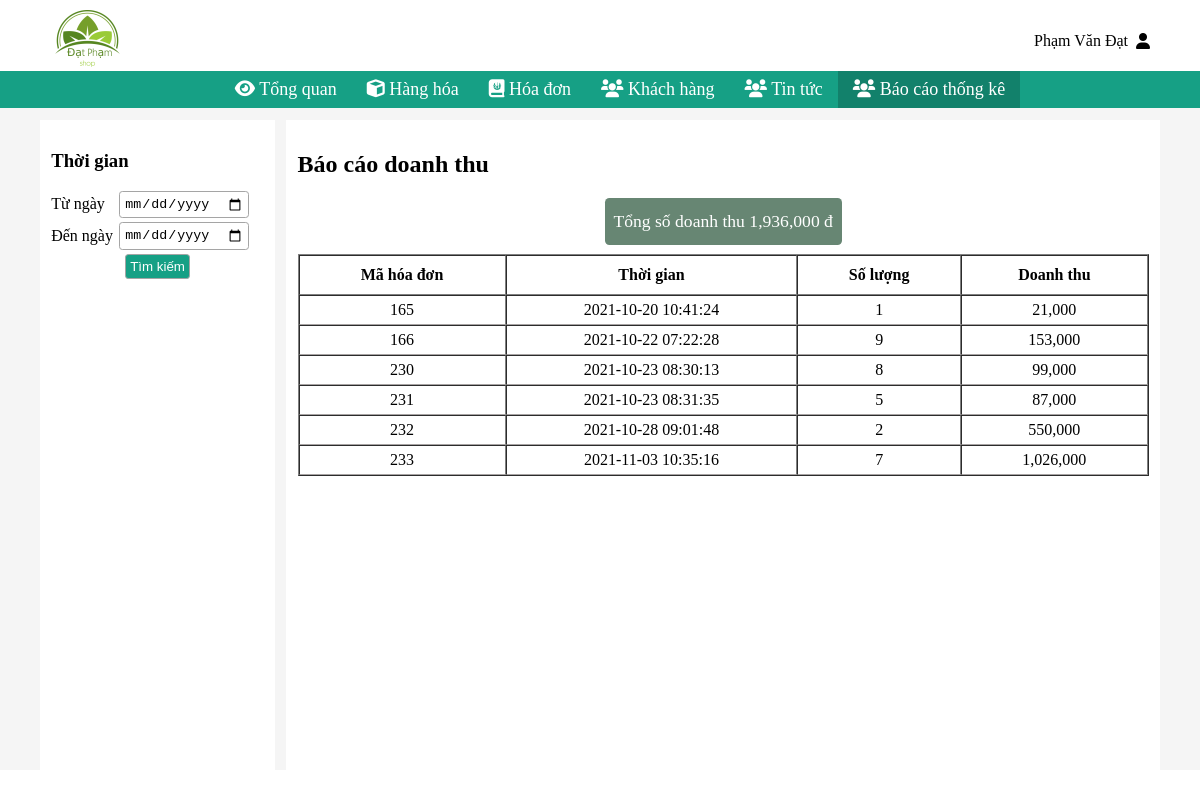
Screenshot of /admin/report_bills.php (signed in) with the database file from the repository.
### tables this page shows
CREATE TABLE `users` (
  `id_user` int(11) NOT NULL,
  `name_user` varchar(255) NOT NULL,
  `phone_user` char(15) NOT NULL,
  `date_birth_user` date NOT NULL,
  `address_user` varchar(255) NOT NULL,
  `email_user` varchar(255) NOT NULL,
  `nickname` char(255) NOT NULL,
  `password` char(255) NOT NULL,
  `role_id` int(11) NOT NULL
);

CREATE TABLE `bills` (
  `bill_id` int(11) NOT NULL,
  `user_id` int(11) NOT NULL,
  `money` int(11) NOT NULL,
  `created_at` datetime NOT NULL
);

### handler_database.php (called while the page is built, shortened)
<?php
class handler_database{
   private $__conn;
    public function connect_DB(){
        if(!$this->__conn){
            $this->__conn = mysqli_connect("localhost","root","","datpham_shop");
            mysqli_query($this->__conn, "SET character_set_results = 'utf8', character_set_client = 'utf8',
            character_set_database = 'utf8', character_set_server = 'utf8'");
        }
    }
    public function get_list($sql){
        $result = mysqli_query($this->__conn,$sql);
        if( $result->num_rows >0 ){
            $return = array();
            while($row = $result->fetch_assoc() ){
                $return[] = $row;
            }
            return $return;
        }
    }
}
?>

### admin/report_bills.php (the view, shortened to what this page needs)
<?php
require_once '../handler_database.php';
$admin_header = new handler_database();
$admin_name = $admin_header->get_list('select * from users');
foreach ($admin_name as $v) {
    if ($v['id_user'] == $_SESSION['user_admin_id']) {
        $name = $v['name_user'];
    }
}
?>
<!doctype html>
<html lang="en">
<head>
    <link rel="stylesheet" href="https://cdnjs.cloudflare.com/ajax/libs/font-awesome/6.0.0-beta2/css/all.min.css"
/>
    <link rel="stylesheet" href="../css/style_admin.css">
</head>
<body>
<div class="header">
    <div class="header__top">
        <div class="container">
            <div class="header__top--left">
                <img src="../image/logo.png" alt="">
            </div>
            <div class="header__top--right">
                <a href="#" disabled="disabled">
                    <p><?php echo $name; ?></p>
                    <i class="fas fa-user"></i>
                </a>
            </div>
        </div>
    </div>
    <div class="header__center">
        <div class="container">
            <ul>
                <li>
                    <a href="index.php">
                        <i class="fas fa-eye"></i>
                        <span>Tổng quan</span>
                    </a>
                </li>
                <li class="menu">
                    <a disabled="disabled">
                        <i class="fas fa-cube"></i>
                        <span>Hàng hóa</span>
                    </a>
                </li>
                <li>
                    <a href="bills.php">
                        <i class="fas fa-journal-whills"></i>
                        <span>Hóa đơn</span>
                    </a>
                </li>
                <li>
                    <a href="users.php">
                        <i class="fas fa-users"></i>
                        <span>Khách hàng</span>
                    </a>
                </li>
                <li>
                    <a href="news.php">
                        <i class="fas fa-users"></i>
                        <span>Tin tức</span>
                    </a>
                </li>
                <li class="menu">
                    <a disabled="disabled" class="selected_nav">
                        <i class="fas fa-users"></i>
                        <span>Báo cáo thống kê</span>
                    </a>
                </li>
            </ul>
        </div>
    </div>
</div>
<div class="main__report-bills">
    <div class="container">
        <div class="main__report-bills__left">
            <form action="report_bills.php" method="post">
                <div>
                    <h3>Thời gian</h3>
                </div>
                <div>
                    <span>Từ ngày</span>
                    <input type="date" name="day_one"
                           value="<?php echo isset($_POST['day_one']) ? $_POST['day_one'] : "" ?>">
                </div>
                <div>
                    <span>Đến ngày</span>
                    <input type="date" name="day_two"
                           value="<?php echo isset($_POST['day_two']) ? $_POST['day_two'] : "" ?>">
                </div>
                <div>
                    <input type="submit" name="search_time" value="Tìm kiếm">
                </div>
            </form>
        </div>
        <div class="main__report-bills__right">
            <div>
                <h2>Báo cáo doanh thu</h2>
            </div>
            <div class="main__report-bills__right--full">
                <table border="1" cellpadding="5" cellspacing="0">
                    <thead>
                    <tr>
                        <th>Mã hóa đơn</th>
                        <th>Thời gian</th>
                        <th>Số lượng</th>
                        <th>Doanh thu</th>
                    </tr>
                    </thead>
                    <tbody>
                    <?php
                    if (isset($_POST['search_time'])) {
                        if (empty($_POST['day_one']) && empty($_POST['day_two'])) {
                            $sql = 'select  bills.bill_id,bills.created_at,sum(bills_products.bill_product_amount),bills.money from bills inner join bills_products on bills_products.bill_id = bills.bill_id';
                        } else {
                            if (!empty($_POST['day_one']) && !empty($_POST['day_two'])) {
                                if ($_POST['day_one'] > $_POST['day_two']) {
                                    echo("<script>alert('Kiểm tra lại ngày nhập và ngày xuất.')</script>");
                                    $sql = 'select bills.bill_id,bills.created_at,sum(bills_products.bill_product_amount),bills.money from bills inner join bills_products on bills_products.bill_id = bills.bill_id';
                                } else {
                                    $sql = 'select bills.bill_id,bills.created_at,sum(bills_products.bill_product_amount),bills.money from bills inner join bills_products on bills_products.bill_id = bills.bill_id where bills.created_at BETWEEN \'' . $_POST['day_one'] . ' 0:0:0\' AND \'' . $_POST['day_two'] . ' 0:0:0\'';
                                }
                            } else {
                                if (empty($_POST['day_one'])) {
                                    $sql = 'select bills.bill_id,bills.created_at,sum(bills_products.bill_product_amount),bills.money from bills inner join bills_products on bills_products.bill_id = bills.bill_id where bills.created_at <= \''. $_POST['day_two'] .' 12:59:59\'';
                                }
                                if (empty($_POST['day_two'])) {
                                    $sql = 'select bills.bill_id,bills.created_at,sum(bills_products.bill_product_amount),bills.money from bills inner join bills_products on bills_products.bill_id = bills.bill_id where bills.created_at >= \''. $_POST['day_one'] .' 12:59:59\'';
                                }
                            }
                        }
                    } else
                        $sql = 'select bills.bill_id,bills.created_at,sum(bills_products.bill_product_amount),bills.money from bills inner join bills_products on bills_products.bill_id = bills.bill_id';
                    $sql .= ' GROUP by bills.bill_id,bills.created_at,bills.money order by bill_id ASC ';
                    $new = new handler_database();
                    $result = $new->get_list($sql);
                    $sum = 0;
                    if ($result) {
                        foreach ($result as $value) {
                            echo "<tr>
                                        <td>" . $value['bill_id'] . "</td>
                                        <td>" . $value['created_at'] . "</td>
                                        <td>" . $value['sum(bills_products.bill_product_amount)'] . "</td>
                                        <td>" . number_format($value['money'], 0, ',', ',') . "</td>
                                    </tr>";
                            $sum += $value['money'];
                        }
                    } else echo "<tr>
                                        <td colspan='4'>Không tìm thấy kết quả</td>
                                    </tr>";
                    echo "<div class='info_report_bills'>
                        <div>
                            <span>Tổng số doanh thu</span>
                            <span>" . number_format($sum, 0, ',', ',') . " đ</span>
                        </div></div>";
                    ?>
                    </tbody>
                </table>
            </div>
        </div>
    </div>
</div>
</body>
</html>

### css/style_admin.css (style rules this page uses)
body { padding: 0; margin: 0; position: relative; }
.container { margin: 0; padding: 0 40px; }
.header>.header__top>.container { display: flex; justify-content: space-between; align-items: center; padding: 10px 40px 0 40px; }
.header>.header__top>.container>.header__top--left>img { width: 50%; }
.header__center>.container>ul { display: flex; justify-content: center; list-style: none; margin: 0; }
.header__center>.container>ul>li a { text-decoration: none; padding: 8px 15px; display: inline-block; color:white; cursor: pointer; }
.header__center>.container>ul>li { position: relative; }
.header__center>.container { background: #16A085; }
.header__center>.container>ul>li>a { color: white; }
.header__center { font-size: 18px; }
.header__top--right { display: flex; align-items: center; justify-content: space-between; position: relative; }
.main__products--right__center>table tr>th, tr:not(-last-child)>td, .main__priceProducts--right__center>table tr>th, tr:not(-last-child)>td { border-bottom: 1px solid #a7a3a3; }
.main__products--right__center>table td, th, .main__priceProducts--right__center>table td, th { padding: 10px; }
.main__priceProducts--right__center>table tr>th, tr:not(-last-child)>td { text-align: start; }
.header__top--right>a { display: flex; align-items: center; text-decoration: none; color: black; padding: 10px; }
.header__top--right>a>i { margin-left: 8px; }
.header__top--right>a>p { margin: 0; }
.header__top--right>ul>li,.header__top--right { transition:0.8s all ease; }
.selected_nav { background: #12816B; }
.main__report-bills>.container { display: flex; justify-content: start; flex: 1; background: whitesmoke; min-height: 650px; padding-top :1%; }
.main__report-bills>.container>.main__report-bills__left { flex:0.2; background:white; padding:1%; }
.main__report-bills>.container>.main__report-bills__left>form>div:not(:first-child) { display: flex; align-items: center; justify-content: start; margin:2% 0; }
.main__report-bills>.container>.main__report-bills__left>form>div>span { width: 32%; }
.main__report-bills>.container>.main__report-bills__left>form>div:last-child { justify-content: center; }
.main__report-bills>.container>.main__report-bills__left>form>div:last-child>input { border: none; padding: 2% 4%; border-radius: 4px; background: #16A085; color: white; transition: 0.5s all ease; }
.main__report-bills>.container>.main__report-bills__right { flex: 0.8; margin-left: 1%; box-sizing: border-box; background: white; padding: 1%; }
.main__report-bills__right--full>table { width: 100%; }
.main__report-bills__right--full>table tr td { text-align: center; }
.main__report-bills__right--full>table tbody>tr { transition: 0.5s all ease; }
.main__report-bills>.container>.main__report-bills__left>form>div:not(:first-child)>input { outline: none; border: 0.1em solid #a5a5a5; border-radius: 0.25em; padding: 0.3em; }
.main__report-bills__right--full>.info_report_bills>div { padding: 0.75em 0.5em; background: #386047c2 ;margin-bottom: 0.5em; font-size: 1.1em; color: white; flex-direction: column; display: inline-block; border-radius: 0.25em; text-align: center; }
.main__report-bills__right--full>.info_report_bills { text-align: center; }

### rows the page displays
users: name_user "Phạm Văn Đạt"
bills: bill_id "165", created_at "2021-10-20 10:41:24", sum "1", money "21,000"
bills: bill_id "166", created_at "2021-10-22 07:22:28", sum "9", money "153,000"
bills: bill_id "230", created_at "2021-10-23 08:30:13", sum "8", money "99,000"
bills: bill_id "231", created_at "2021-10-23 08:31:35", sum "5", money "87,000"
bills: bill_id "232", created_at "2021-10-28 09:01:48", sum "2", money "550,000"
bills: bill_id "233", created_at "2021-11-03 10:35:16", sum "7", money "1,026,000"

### other values shown
$sum "1,936,000"
